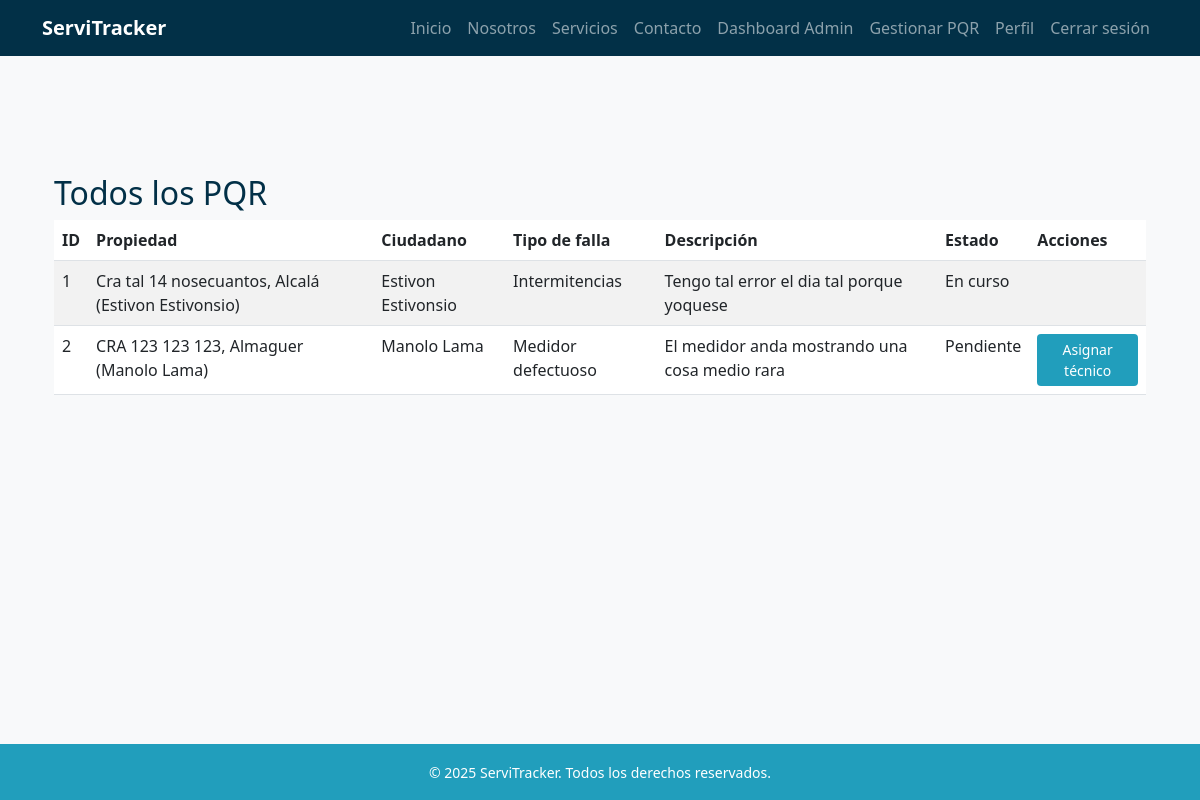
The app's page /pqr/admin/ (signed in) with its own data.
### pqr/models.py (models this page shows, shortened)
class PQR(models.Model):
    ciudadano = models.ForeignKey(
        settings.AUTH_USER_MODEL,
        on_delete=models.SET_NULL,
        null=True,
        blank=True,
        related_name="pqrs_ciudadano"
    )
    propiedad = models.ForeignKey(
        Propiedad,
        on_delete=models.SET_NULL,
        null=True,
        blank=True
    )
    tipo_falla = models.ForeignKey(
        TipoFalla,
        on_delete=models.PROTECT
    )
    descripcion = models.TextField()
    estado = models.ForeignKey(
        EstadoPQR,
        on_delete=models.PROTECT
    )
    tecnico_asignado = models.ForeignKey(
        settings.AUTH_USER_MODEL,
        on_delete=models.SET_NULL,
        null=True,
        blank=True,
        related_name="pqrs_tecnico"
    )
    fecha_creacion = models.DateTimeField(auto_now_add=True)
    fecha_actualizacion = models.DateTimeField(auto_now=True)
    def actualizar_estado_urgencia(self):
        if self.estado.nombre == "Pendiente":
            dias = (timezone.now() - self.fecha_creacion).days
            if dias >= 7:
                urgente = EstadoPQR.objects.get(nombre="Muy urgente")
                self.estado = urgente
                self.save()
            elif dias >= 3:
                urgente = EstadoPQR.objects.get(nombre="Urgente")
                self.estado = urgente
                self.save()

class TipoFalla(models.Model):
    nombre = models.CharField(max_length=100)
    def __str__(self):
        return self.nombre

class EstadoPQR(models.Model):
    nombre = models.CharField(max_length=50)

### propiedades/models.py (models this page shows)
class Propiedad(models.Model):
    usuario = models.ForeignKey(
        settings.AUTH_USER_MODEL,
        on_delete=models.CASCADE,
        related_name='propiedades'
    )
    departamento = models.CharField(max_length=100)
    ciudad = models.CharField(max_length=100)
    direccion = models.CharField(max_length=200)
    activa = models.BooleanField(default=True)
    def __str__(self):
        nombre = self.usuario.get_full_name() if hasattr(self.usuario, 'get_full_name') else str(self.usuario)
        return f"{self.direccion}, {self.ciudad} ({nombre})"

### usuarios/models.py (models this page shows)
class Usuario(AbstractBaseUser, PermissionsMixin):
    ROLES = [
        ("administrador", "Administrador"),
        ("agente", "Agente"),
        ("tecnico", "Técnico"),
        ("ciudadano", "Ciudadano"),
    ]
    documento = models.CharField(max_length=20, unique=True)
    email = models.EmailField(blank=True, null=True)
    nombres = models.CharField(max_length=100, blank=True, null=True)
    apellidos = models.CharField(max_length=100, blank=True, null=True)
    rol = models.CharField(max_length=20, choices=ROLES, default="ciudadano")
    especialidad = models.ForeignKey(Especialidad, on_delete=models.SET_NULL, null=True, blank=True)
    is_active = models.BooleanField(default=True)
    is_staff = models.BooleanField(default=False)
    date_joined = models.DateTimeField(auto_now_add=True)
    objects = UsuarioManager()
    USERNAME_FIELD = "documento"
    REQUIRED_FIELDS = []  # puedes agregar 'email' si quieres que sea obligatorio
    def __str__(self):
        return self.get_public_name()
    def get_full_name(self):
        nombre = (self.nombres or "").strip()
        apellido = (self.apellidos or "").strip()
        full = f"{nombre} {apellido}".strip()
        return full or ""
    def get_public_name(self):
        return self.get_full_name() or "Usuario"

### pqr/views.py (the view)
# urls.py: path('admin/', views.lista_pqr_admin, name='lista_pqr_admin'),        # Admin/Agente: todos los PQR
@user_passes_test(lambda u: u.rol in ["agente", "administrador"])
def lista_pqr_admin(request):
    pqr_list = PQR.objects.all()
    for pqr in pqr_list:
        pqr.actualizar_estado_urgencia()
    return render(request, 'pqr/lista.html', {'pqr_list': pqr_list})

### templates/pqr/lista.html (shortened to what this page needs)
{% extends 'base.html' %}
{% block content %}
<div class="container my-5">
    <h2 class="text-blue-dark">Todos los PQR</h2>
    <table class="table table-striped">
        <thead>
            <tr>
                <th>ID</th>
                <th>Propiedad</th>
                <th>Ciudadano</th>
                <th>Tipo de falla</th>
                <th>Descripción</th>
                <th>Estado</th>
                <th>Acciones</th>
            </tr>
        </thead>
        <tbody>
            {% for pqr in pqr_list %}
            <tr>
                <td>{{ pqr.id }}</td>
                <td>{{ pqr.propiedad }}</td>
                <td>{{ pqr.ciudadano }}</td>
                <td>{{ pqr.tipo_falla }}</td>
                <td>{{ pqr.descripcion }}</td>
                <td>{{ pqr.estado.nombre }}</td>
                <td>
                    {% if pqr.estado.nombre == "Pendiente" %}
                        <a href="{% url 'asignar_tecnico' pqr.pk %}" class="btn btn-sm btn-blue-mid">Asignar técnico</a>
                    {% endif %}
                </td>
            </tr>
            {% empty %}
            <tr><td colspan="7">No hay PQR registrados.</td></tr>
            {% endfor %}
        </tbody>
    </table>
</div>
{% endblock %}

### static/css/style.css (style rules this page uses)
:root { --blue-light: #8ecae6; --blue-mid: #219ebc; --blue-deep: #126782; --blue-dark: #023047; --yellow: #ffb703; --orange-light: #fd9e02; --orange-dark: #fb8500; --green-light: #198754; --green-dark: #146c43; }
.text-blue-dark { color: var(--blue-dark); }
body { font-family: 'Segoe UI', sans-serif; background-color: #f8f9fa; padding-top: 70px; min-height: 100vh; display: flex; flex-direction: column; }
.btn-blue-mid { background-color: var(--blue-mid); color: white; }

### records on screen
PQR: id "1", propiedad "Cra tal 14 nosecuantos, Alcalá (Estivon Estivonsio)", ciudadano "Estivon Estivonsio", tipo_falla "Intermitencias", descripcion "Tengo tal error el dia tal porque yoquese", estado.nombre "En curso"
PQR: id "2", propiedad "CRA 123 123 123, Almaguer (Manolo Lama)", ciudadano "Manolo Lama", tipo_falla "Medidor defectuoso", descripcion "El medidor anda mostrando una cosa medio rara", estado.nombre "Pendiente", shows "Asignar técnico"
